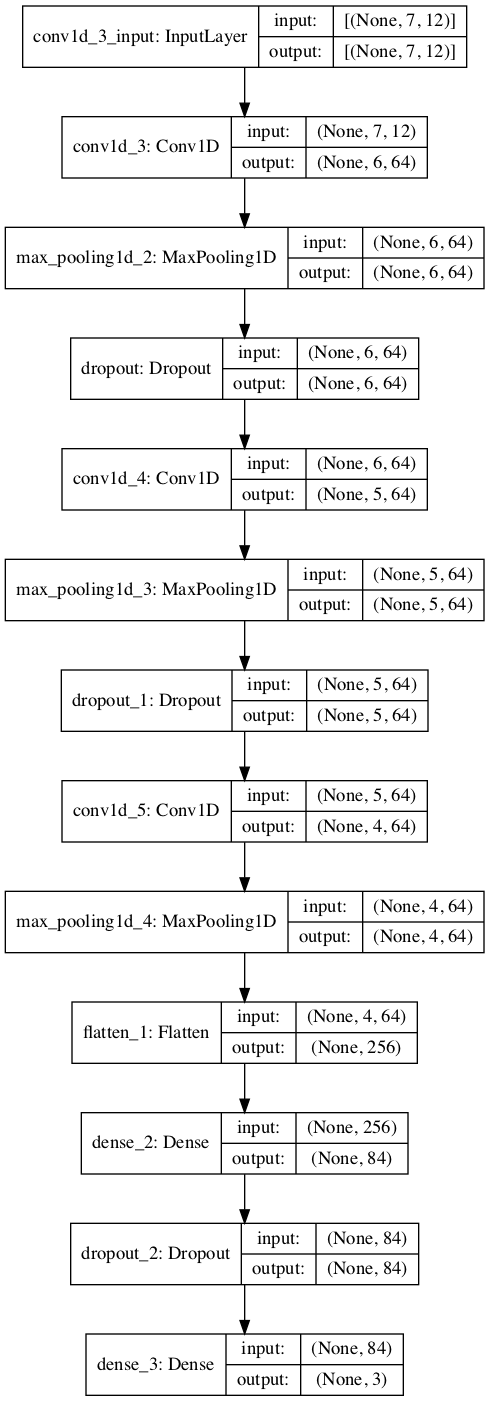

This figure's Python source:
import pickle
import tensorflow as tf
import numpy as np
import matplotlib.pyplot as plt

data_pickle_path = '../../chord_matrices_training_data.pickle'


def reshape_3_x_12(data):
    y, x = data
    x_reshaped = []
    for voicing in x:
        reshape = voicing.copy()
        reshape = reshape[1:4]
        x_reshaped.append(reshape)
    x_reshaped = np.array(x_reshaped)
    return (y, x_reshaped)


def plot_chord_images():
    for i in range(20):
            # define subplot
        plt.subplot(5, 5, 1 + i)
        plt.tick_params(axis='x', which='both', bottom=False,top=False,labelbottom=False)
        plt.tick_params(axis='y', which='both', left=False,labelleft=False)
        # plot raw pixel data
        plt.imshow(x[i + 200], cmap='GnBu')
    plt.show()


# common pattern: a stack of Conv1d and maxpooling1d layers
model_2 = tf.keras.Sequential([
tf.keras.layers.Conv1D(7, 2, activation='relu', input_shape=(7, 12)),
tf.keras.layers.MaxPooling1D(1),
tf.keras.layers.Conv1D(14, 2, activation='relu'),
tf.keras.layers.MaxPooling1D(1),
tf.keras.layers.Conv1D(14, 2, activation='relu'),
tf.keras.layers.Flatten(),
tf.keras.layers.Dense(64, activation='relu'),
tf.keras.layers.Dense(3)
])

# here we use 64 parallel feature maps and kernal size of 3.
model = tf.keras.Sequential([
tf.keras.layers.Conv1D(filters=64, kernel_size=2, activation='relu', input_shape=(7, 12)),
tf.keras.layers.MaxPooling1D(pool_size=1),
tf.keras.layers.Dropout(0.5),
tf.keras.layers.Conv1D(filters=64, kernel_size=2, activation='relu'),
tf.keras.layers.MaxPooling1D(pool_size=1),
tf.keras.layers.Dropout(0.5),
tf.keras.layers.Conv1D(filters=64, kernel_size=2, activation='relu'),
tf.keras.layers.MaxPooling1D(pool_size=1),
tf.keras.layers.Flatten(),
tf.keras.layers.Dense(84, activation='relu'),
tf.keras.layers.Dropout(0.5),
tf.keras.layers.Dense(3)
])


with open(data_pickle_path, 'rb') as file:
    training_data = pickle.load(file)

# reshaped_td = reshape_3_x_12(training_data)

y, x = training_data


# we have to use BinaryCrossentropy as values are binary (get more info on this) cross entropy loss function as multi-class classification problem
model.compile(optimizer='adam', loss=tf.keras.losses.SparseCategoricalCrossentropy(from_logits=True), metrics=['accuracy'])

history = model.fit(x, y, validation_split=0.33, epochs=300, batch_size=1028)
tf.keras.utils.plot_model(model, "CNN_classification_network.png", show_shapes=True, show_layer_names=True)

# summarize history for accuracy
plt.plot(history.history['accuracy'])
plt.plot(history.history['val_accuracy'])
plt.title('model accuracy')
plt.ylabel('accuracy')
plt.xlabel('epoch')
plt.legend(['train', 'test'], loc='upper left')
plt.show()
# summarize history for loss
plt.plot(history.history['loss'])
plt.plot(history.history['val_loss'])
plt.title('model loss')
plt.ylabel('loss')
plt.xlabel('epoch')
plt.legend(['train', 'test'], loc='upper left')
plt.show()
